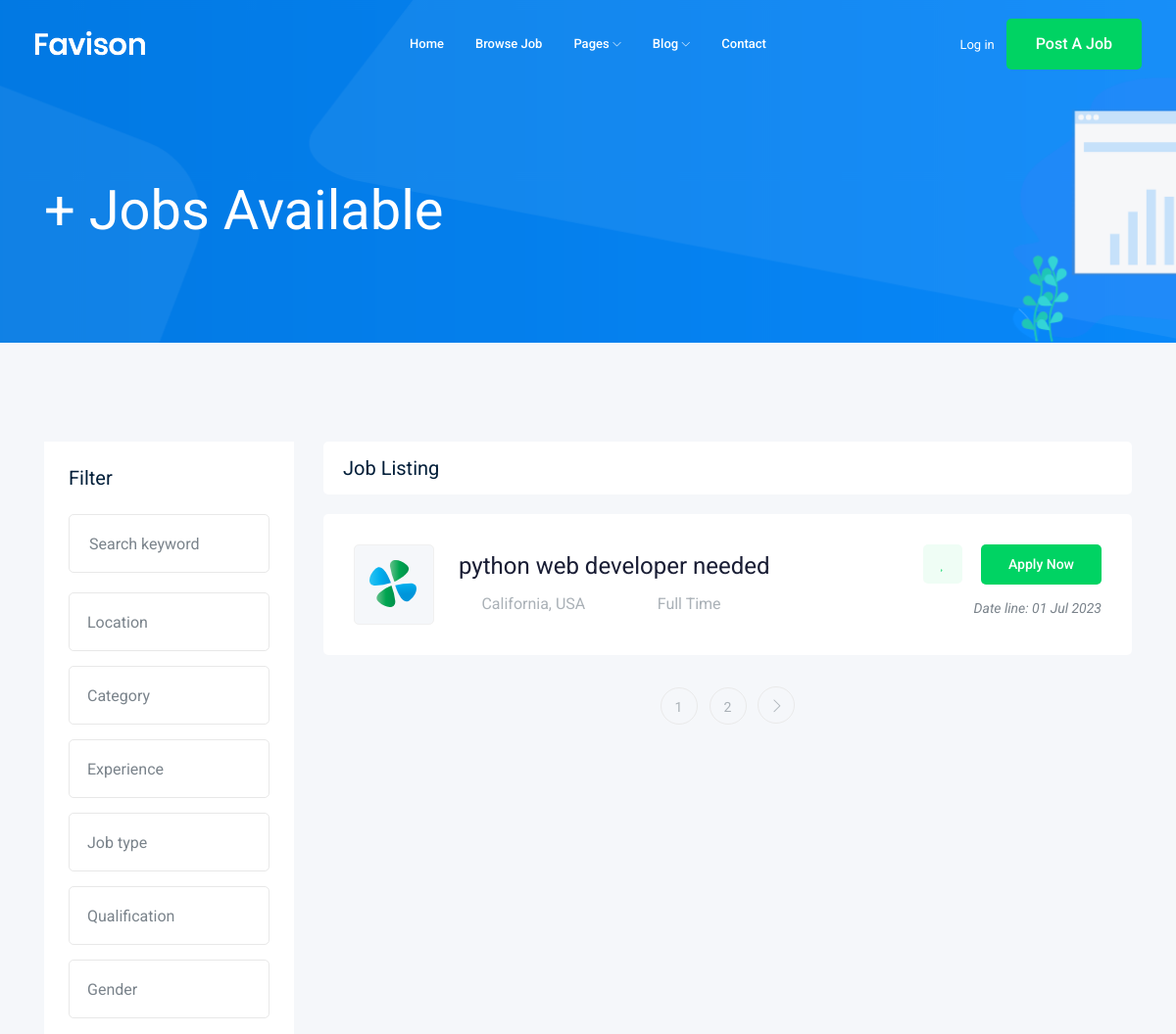
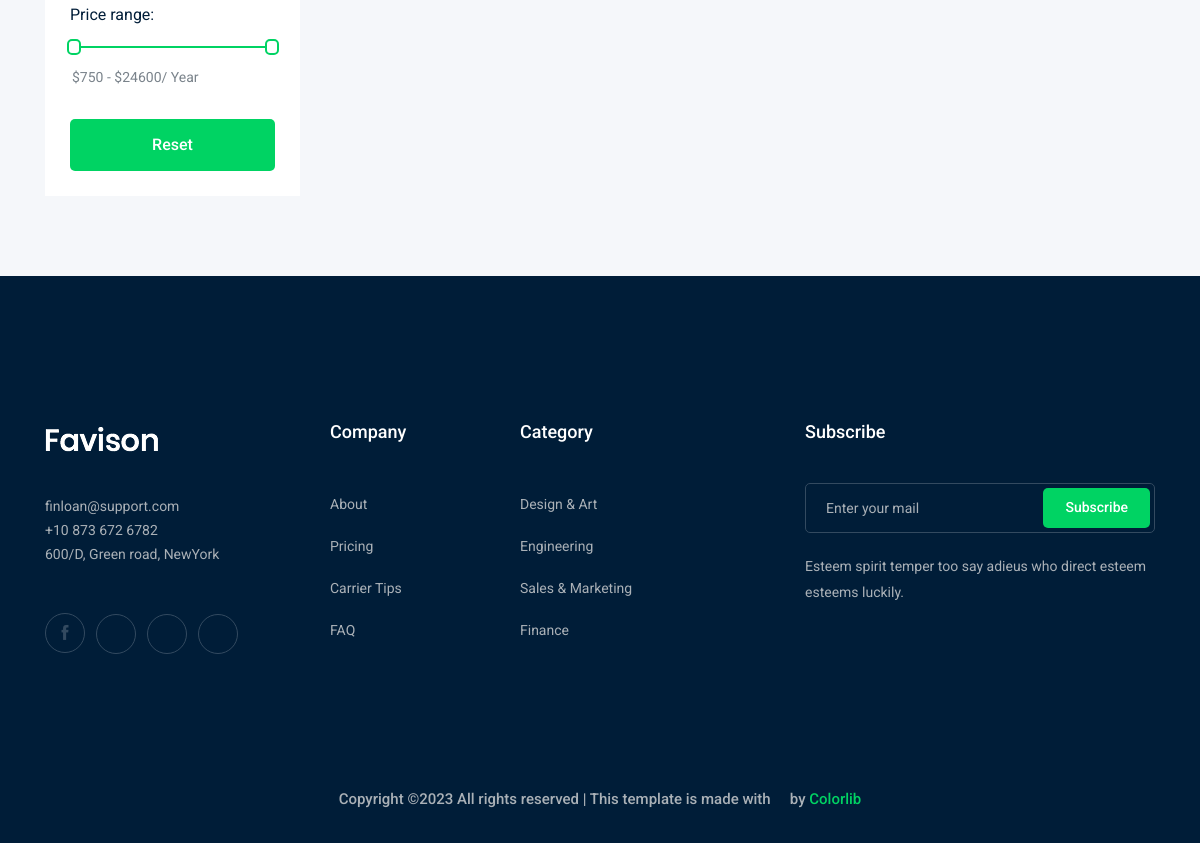
Screenshot of /jobs/ with the database file from the repository (2 pictures, top to bottom).
### job/models.py (models this page shows)
class Job(models.Model):    #table
    title = models.CharField(max_length = 100)  #column 1
    job_type = models.CharField(max_length = 15 , choices = JOB_TYPE)   #column 3
    description = models.TextField(max_length = 1000)
    time_published = models.DateTimeField(auto_now=True)
    vacancy = models.IntegerField(default = 1)
    salary = models.IntegerField(default = 0)
    category = models.ForeignKey('Category', on_delete = models.CASCADE)
    experience = models.IntegerField(default=1)
    image = models.ImageField(upload_to = image_upload)
    slug = models.SlugField(blank = True , null = True)
    def __str__(self):
        return self.title

### job/views.py (the view)
# urls.py: path('', views.job_list),
def job_list(request):
    job_list = Job.objects.all()
    paginator = Paginator(job_list, 1)
    page_number = request.GET.get("page")
    page_obj = paginator.get_page(page_number)
    context = {'jobs' : page_obj}
    return render(request , 'job/job_list.html',context)

### job/templates/job/job_list.html (shortened to what this page needs)
{% extends 'base.html' %}
    {% block body %}
    <div class="bradcam_area bradcam_bg_1">
        <div class="container">
            <div class="row">
                <div class="col-xl-12">
                    <div class="bradcam_text">
                        <h3>{{jobs.count}}+ Jobs Available</h3>
                    </div>
                </div>
            </div>
        </div>
    </div>
    <div class="job_listing_area plus_padding">
        <div class="container">
            <div class="row">
                <div class="col-lg-3">
                    <div class="job_filter white-bg">
                        <div class="form_inner white-bg">
                            <h3>Filter</h3>
                            <form action="#">
                                <div class="row">
                                    <div class="col-lg-12">
                                        <div class="single_field">
                                            <input type="text" placeholder="Search keyword">
                                        </div>
                                    </div>
                                    <div class="col-lg-12">
                                    </div>
                                    <div class="col-lg-12">
                                    </div>
                                    <div class="col-lg-12">
                                    </div>
                                    <div class="col-lg-12">
                                    </div>
                                    <div class="col-lg-12">
                                    </div>
                                    <div class="col-lg-12">
                                    </div>
                                </div>
                            </form>
                        </div>
                        <div class="range_wrap">
                            <label for="amount">Price range:</label>
                            <div id="slider-range"></div>
                            <p>
                                <input type="text" id="amount" readonly style="border:0; color:#7A838B; font-size: 14px; font-weight:400;">
                            </p>
                        </div>
                        <div class="reset_btn">
                            <button  class="boxed-btn3 w-100" type="submit">Reset</button>
                        </div>
                    </div>
                </div>
                <div class="col-lg-9">
                    <div class="recent_joblist_wrap">
                        <div class="recent_joblist white-bg ">
                            <div class="row align-items-center">
                                <div class="col-md-6">
                                    <h4>Job Listing</h4>
                                </div>
                                <div class="col-md-6">
                                </div>
                            </div>
                        </div>
                    </div>
                    <div class="job_lists m-0">
                        <div class="row">
                            {% for job in jobs %}
                            <div class="col-lg-12 col-md-12">
                                <div class="single_jobs white-bg d-flex justify-content-between">
                                    <div class="jobs_left d-flex align-items-center">
                                        <div class="thumb">
                                            <img src="img/svg_icon/1.svg" alt="">
                                        </div>
                                        <div class="jobs_conetent">
                                            <a href="{% url 'jobs:job_detail' job.id %}"><h4>{{job}}</h4></a>
                                            <div class="links_locat d-flex align-items-center">
                                                <div class="location">
                                                    <p> <i class="fa fa-map-marker"></i> California, USA</p>
                                                </div>
                                                <div class="location">
                                                    <p> <i class="fa fa-clock-o"></i> {{job.job_type}}</p>
                                                </div>
                                            </div>
                                        </div>
                                    </div>
                                    <div class="jobs_right">
                                        <div class="apply_now">
                                            <a class="heart_mark" href="#"> <i class="fa fa-heart"></i> </a>
                                            <a href="{% url 'jobs:job_detail' job.id %}" class="boxed-btn3">Apply Now</a>
                                        </div>
                                        <div class="date">
                                            <p>Date line: {{job.time_published|date:'d M o'}}</p>
                                        </div>
                                    </div>
                                </div>
                            </div>
                            {% endfor %}
                        </div>
                       {% if jobs.has_other_pages %}
                        <div class="row">
                            <div class="col-lg-12">
                                <div class="pagination_wrap">
                                    <ul>
                                        {% for i in jobs.paginator.page_range %}
                                        <li><a href="?page={{i}}"><span>{{i}}</span></a></li>
                                        {% endfor %}
                                        {% if jobs.has_next %}
                                        <li><a href="?page={{jobs.next_page_number}}"> <i class="ti-angle-right"></i> </a></li>
                                        {% endif %}
                                    </ul>
                                </div>
                            </div>
                        </div>
                       {% endif %}
                    </div>
                </div>
            </div>
        </div>
    </div>
    {% endblock body %}

### rows the page displays
Job: title "python web developer needed", job_type "Full Time", time_published "01 Jul 2023"

### other values shown
{{ i }} "1" "2"
